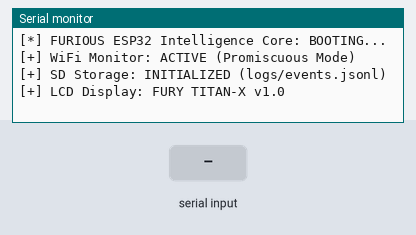
Simulated run of this sketch. Board: ESP32-S3. On the bench: the last lines printed to the serial monitor. The inputs (shaded band) are chosen by the test bench.

Above: at 1.2 s.
1.3 s: "1\n" received over Serial
At 2.5 s:
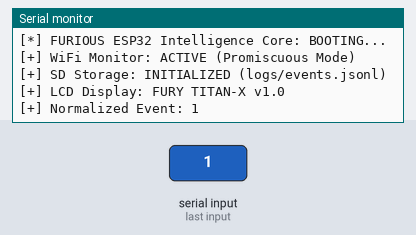
2.8 s: "0\n" received over Serial
At 3.8 s:
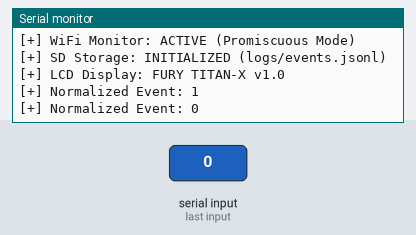
4.3 s: "2\n" received over Serial
At 5.0 s:
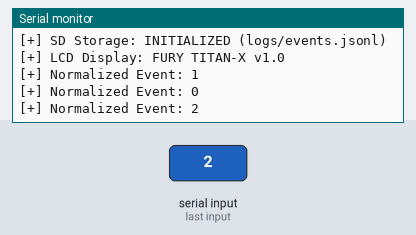

Measured:
- after the input at 1.3 s, the serial monitor: prints a new line at once (image 1)
- after the input at 2.8 s, the serial monitor: prints a new line at once (image 2)
- after the input at 4.3 s, the serial monitor: prints a new line at once (image 3)

The sketch:

furious_core.ino
```cpp
/*
 * FURIOUS Intelligence Core (v1.0)
 * ESP32-S3 - Data Normalization & Dashboard
 */

#include "data_model.h"

void setup() {
  Serial.begin(115200);
  Serial.println("[*] FURIOUS ESP32 Intelligence Core: BOOTING...");

  // Initialize Modules
  setupWiFi();
  setupSD();
  setupDisplay();
}

void loop() {
  if (Serial.available()) {
    String frame = Serial.readStringUntil('\n');
    processFrame(frame);
  }
}

void processFrame(String frame) {
  // Normalization Logic: WHO, WHAT, WHERE, WHEN, WHY
  FURY_Event ev;
  ev.who = "Sensor_Node_01";
  ev.what = frame;
  ev.where = "Node_Alpha_7";
  ev.when = "2026-02-20T18:45:00Z";
  ev.why = "Periodic Telemetry";

  Serial.print("[+] Normalized Event: ");
  Serial.println(ev.what);
}

void setupWiFi() {
  Serial.println("[+] WiFi Monitor: ACTIVE (Promiscuous Mode)");
}
void setupSD() {
  Serial.println("[+] SD Storage: INITIALIZED (logs/events.jsonl)");
}
void setupDisplay() { Serial.println("[+] LCD Display: FURY TITAN-X v1.0"); }
```

data_model.h
```cpp
/*
 * FURY Data Model (v1.0)
 * Unified Event Structure
 */

struct FURY_Event {
  const char *who;   // Subject/Sensor ID
  String what;       // Raw/Normalized Data
  const char *where; // Geolocation/Node Context
  const char *when;  // Timestamp
  const char *why;   // Event Trigger/Category
};
```
